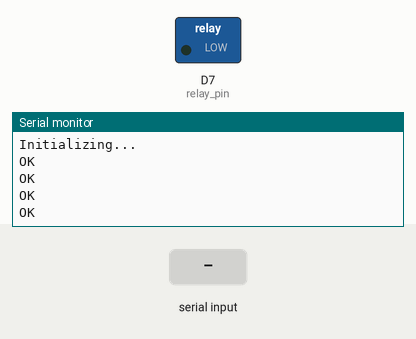
Simulated run of this sketch. Board: ESP8266 (NodeMCU). On the bench: switched loads named in the sketch (green lamp = pin HIGH), the last lines printed to the serial monitor. The test bench sets the inputs (shaded band). The modem accepts every AT command (registered, SIM ready, sends succeed) and sends nothing else.

Above: at 3.8 s.
3.9 s: "reset" received over the second serial link
At 5.9 s:
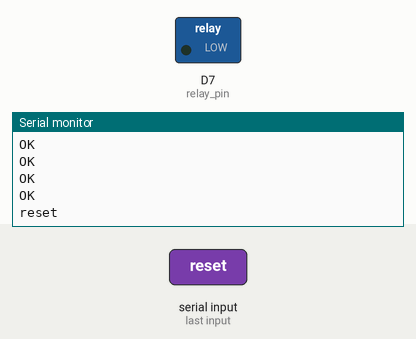
6.6 s: "+98" received over the second serial link
At 8.3 s:
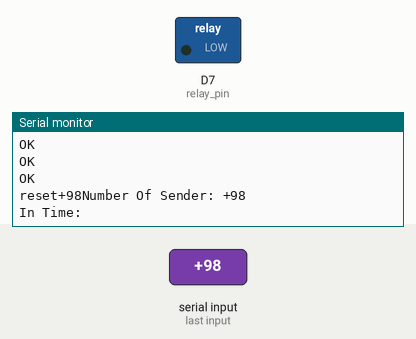
9.1 s: "1" received over the second serial link
At 10.6 s:
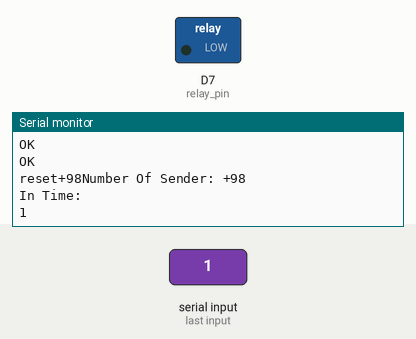

The sketch:

sms_relay.ino
```cpp
/*
 * author: alibigdeli
 * website: icc-aria.ir
 * linkedin: Ali Bigdeli
 * email: bigdeli.ali3@gmail.com
 */

// including needed ibraries
#include <SoftwareSerial.h>

// creating softwareserial object as GSMA6 or what ever you wanna call it
SoftwareSerial GSMA6(D5, D6); // Pins D5, D6 are used as software serial pins

// needed varibales as global
String incomingData; // for storing incoming serial data
String number = "";
String timeSMS = "";
String message = ""; // A String for storing the message
int relay_pin = D7; // Initialized a pin for relay module
char numbers[5][13];
bool flag = false;
char *n = "+989123456789";
int counterOfNumber = 1;

void setup()
{
  strcpy(numbers[0], n);
  Serial.begin(9600);
  GSMA6.begin(9600);
  pinMode(relay_pin, OUTPUT);
  digitalWrite(relay_pin, LOW);
  Serial.println("Initializing...");
  delay(1000);
  GSMA6.println("AT"); //Once the handshake test is successful, it will back to OK
  updateSerial();
  GSMA6.println("AT+CMGF=1"); // Configuring TEXT mode
  updateSerial();
  GSMA6.println("AT+CNMI=1,2,0,0,0"); // Decides how newly arrived SMS messages should be handled
  GSMA6.print("AT+CNMI=2,2,0,0,0\r");
  delay(100);
  updateSerial();
}

void loop()
{
  MassageReceiver();
  if (flag) {
    if (incomingData.indexOf("reset") >= 0)
    {
      digitalWrite(relay_pin, HIGH);
      delay(5000);
      digitalWrite(relay_pin, LOW);
      flag = false;
      //message = "Led is turned ON";
      // send_message(message);
    }
  }
}

void updateSerial()
{
  delay(500);
  while (Serial.available())
  {
    GSMA6.write(Serial.read());//Forward what Serial received to Software Serial Port
  }
  while (GSMA6.available())
  {
    Serial.write(GSMA6.read());//Forward what Software Serial received to Serial Port
  }
}

void MassageReceiver()
{
  delay(500);
  if (GSMA6.available() > 0)
  {
    incomingData = GSMA6.readString();
    Serial.print(incomingData);
    number = incomingData.substring(incomingData.indexOf("+98"), incomingData.indexOf("+98") + 13);
    timeSMS = incomingData.substring(incomingData.indexOf("+98") + 28, incomingData.indexOf("+98") + 36);
    if (number.indexOf("+98") >= 0) {
      Serial.print("Number Of Sender: ");
      Serial.println(number);
      Serial.print("In Time: ");
      Serial.println(timeSMS);
      for (int i = 0; i < counterOfNumber; i++) {
        bool f = false;

        for (int j = 0; j < 13; j++)if (numbers[i][j] != number[j])f = true;

        if (!f) {
          flag = true;
          break;
        }
      }
    }
    delay(10);
  }
}

void send_message(String message)
{
  GSMA6.println("AT+CMGF=1"); //Set the GSM Module in Text Mode
  delay(100);
  GSMA6.println("AT+CMGS=\"+989123456789\""); // Replace it with your mobile number
  delay(100);
  GSMA6.println(message); // The SMS text you want to send
  delay(100);
  GSMA6.println((char)26); // ASCII code of CTRL+Z
  delay(100);
  GSMA6.println();
  delay(1000);
}
```

Measured:
- after the input at 3.9 s, the serial monitor: prints a new line after 1.2 s (image 1)
- after the input at 6.6 s, the serial monitor: prints a new line after 1.0 s (image 2)
- after the input at 9.1 s, the serial monitor: prints a new line after 1.0 s (image 3)
